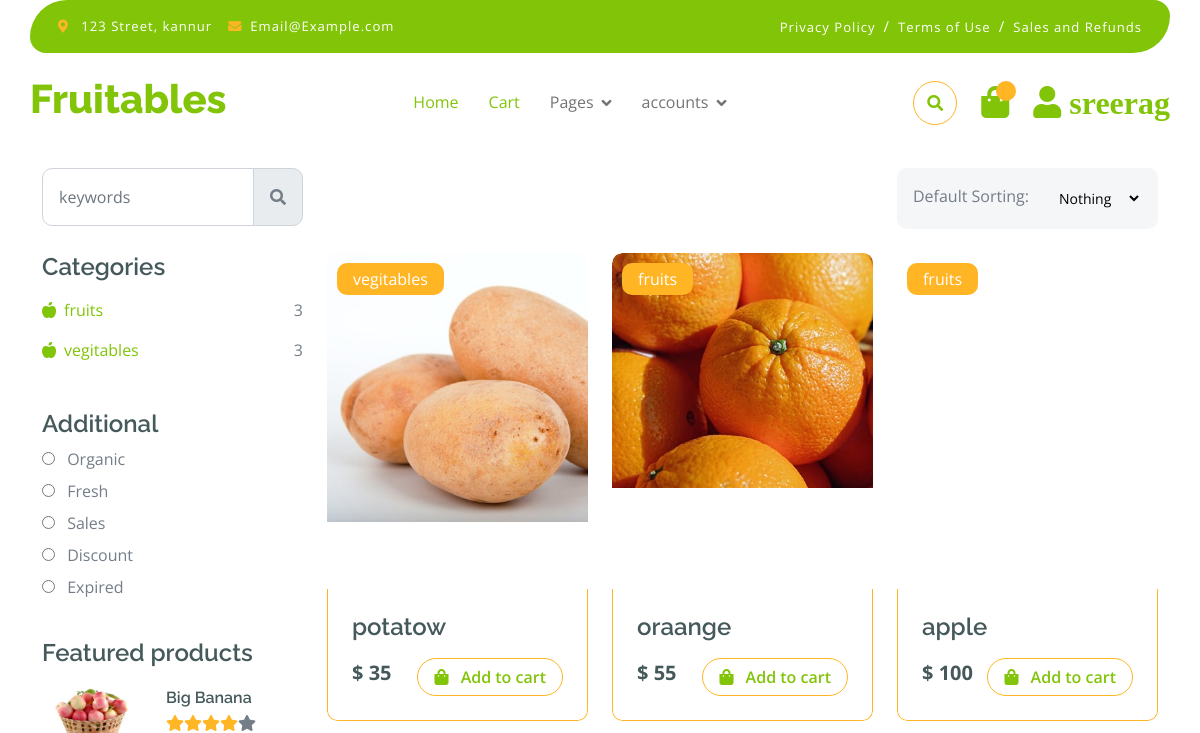
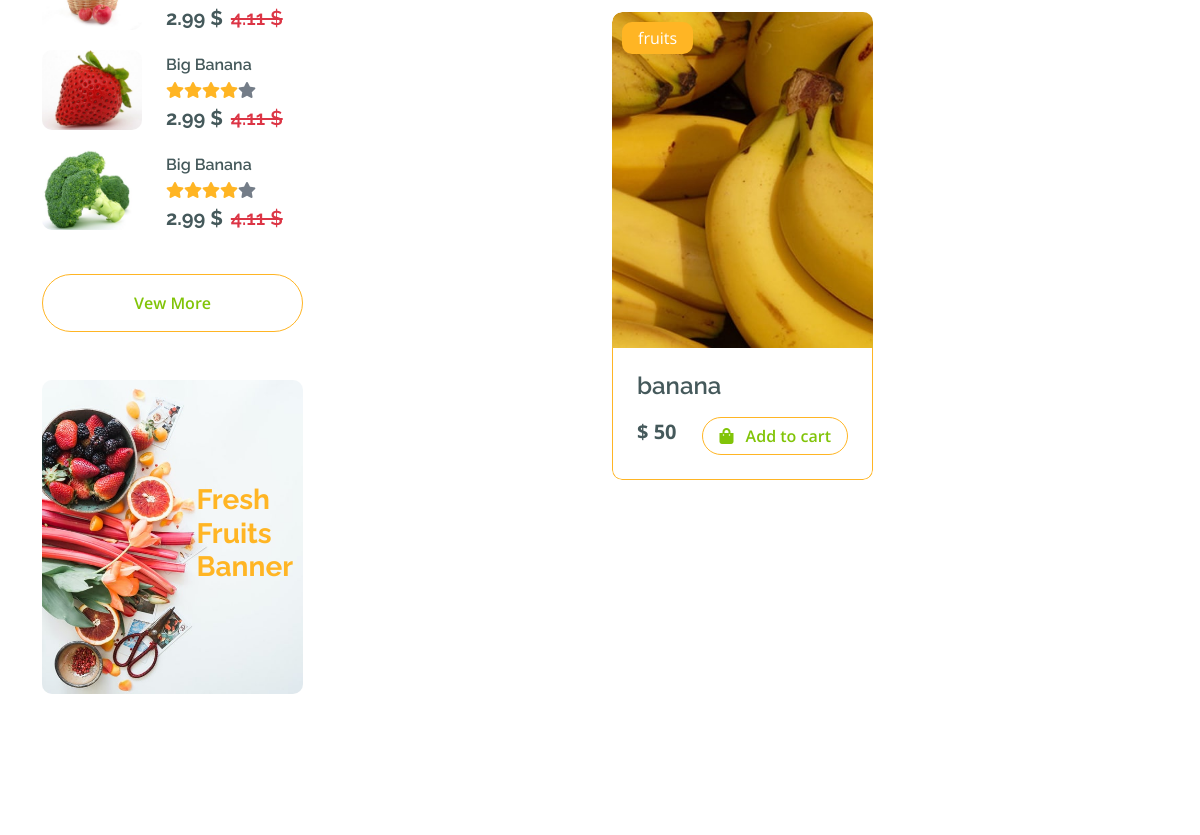
Before: /shop/ (signed in, upper part) with the older database file (2 pictures, top to bottom).
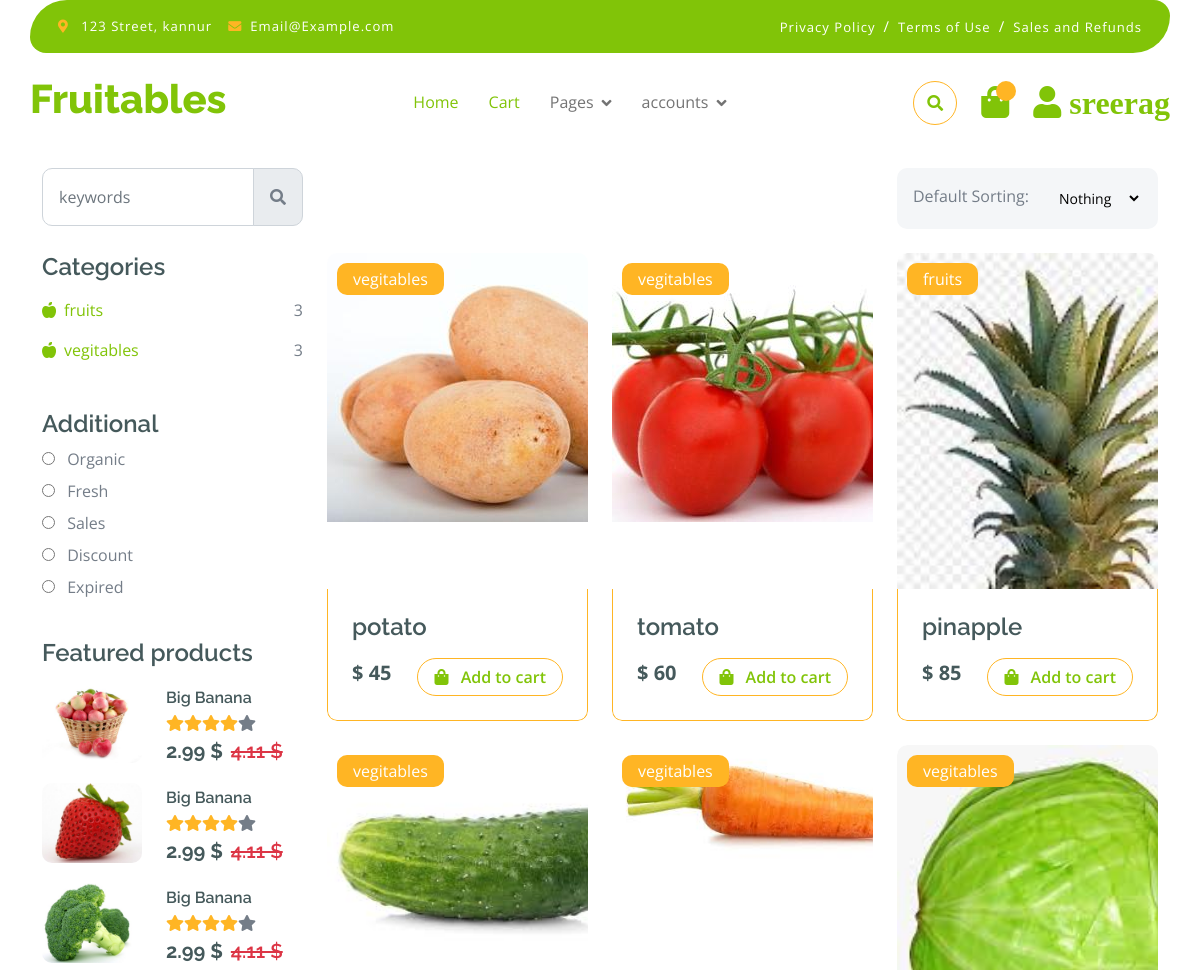
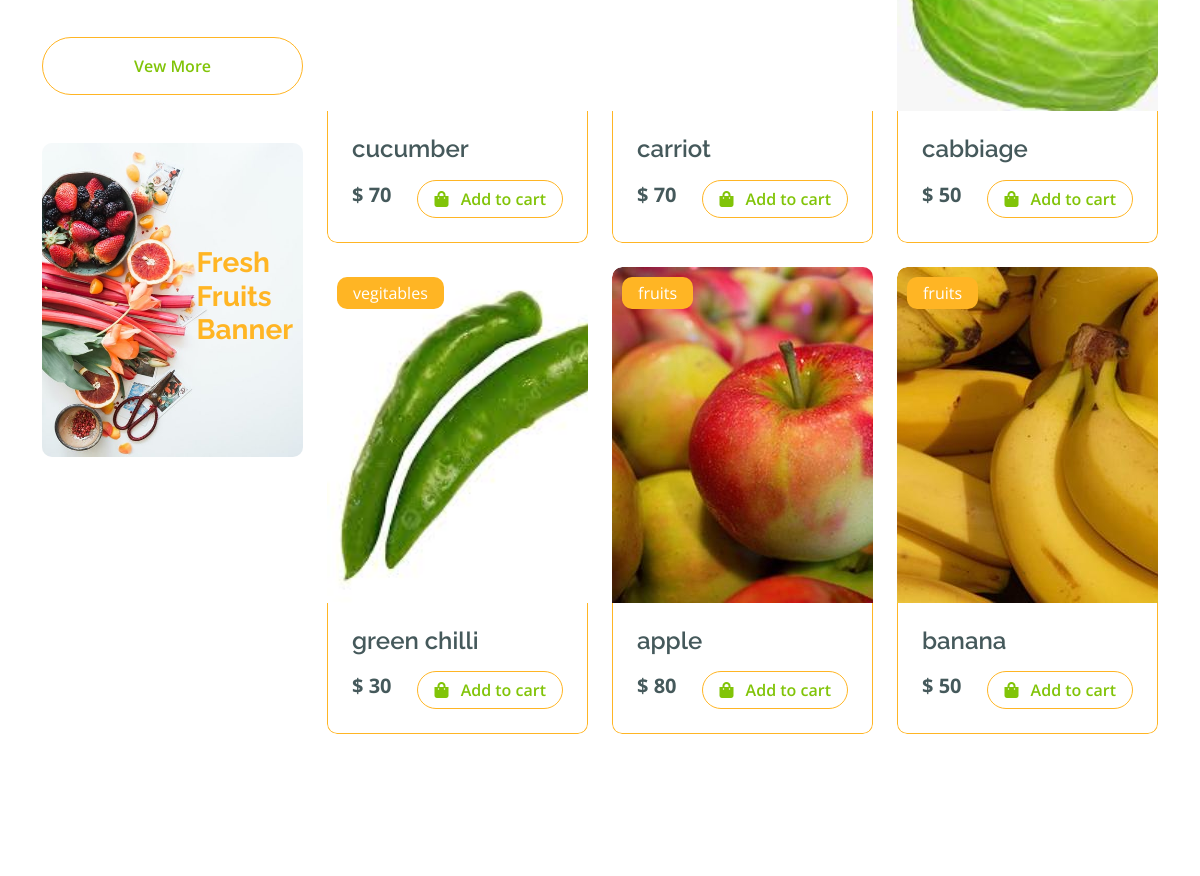
After: the same page with the newer database file (2 pictures, top to bottom).
### app/models.py (models this page shows, shortened)
class Category(models.Model):
    name = models.CharField(max_length=50)
    def __str__(self):
        return self.name

class Product(models.Model):
    name = models.CharField(max_length=50, blank=True, null=True)
    desc = models.TextField(blank=True, null=True)
    price = models.IntegerField(blank=True, null=True)
    image = models.ImageField(
        upload_to='images', default='image not available')
    thumbnails = models.ImageField(upload_to='thumbnail', blank=True)
    categ = models.ForeignKey(
        'category', on_delete=models.CASCADE, blank=True, null=True)
    created = models.DateTimeField(auto_now=True)
    class Meta:
        ordering = ['-created']

### app/views.py (the view)
# urls.py: path('shop/',shop,name='shop'),
@login_required(login_url='login')
def shop(request, *args, **kwargs):
    category=Category.objects.all()
    products=Product.objects.all()
    context = {'category':category,'products':products}
    return render(request, 'shop.html', context)

### templates/shop.html (shortened to what the changed rows need)
{% extends "index.html" %}
{% block shop %}
<div class="container-fluid fruite py-5">
   <div class="container py-5">
       <h1 class="mb-4">Fresh fruits shop</h1>
       <div class="row g-4">
           <div class="col-lg-12">
               <div class="row g-4">
                   <div class="col-lg-3">
                       <div class="row g-4">
                           <div class="col-lg-12">
                               <div class="mb-3">
                                   <ul class="list-unstyled fruite-categorie">
                                       {% for i in category  %}
                                       <li>
                                           <div class="d-flex justify-content-between fruite-name">
                                               <a href="#"><i class="fas fa-apple-alt me-2"></i>{{i.name}}</a>
                                               <span>3</span>
                                           </div>
                                       </li>
                                       {% endfor %}
                                   </ul>
                               </div>
                           </div>
                       </div>
                   </div>
                   <div class="col-lg-9">
                       <div class="row g-4 justify-content-center">
                       {% for i in products  %}
                           <div class="col-md-6 col-lg-6 col-xl-4">
                               <div class="rounded position-relative fruite-item">
                                   <div class="fruite-img">
                                       <img src="{{i.image.url}}" class="img-fluid w-100 rounded-top" alt="">
                                   </div>
                                   <div class="text-white bg-secondary px-3 py-1 rounded position-absolute" style="top: 10px; left: 10px;">{{i.categ}}</div>
                                   <div class="p-4 border border-secondary border-top-0 rounded-bottom">
                                       <h4>{{i.name}}</h4>
                                       <div class="d-flex justify-content-between flex-lg-wrap">
                                           <p class="text-dark fs-5 fw-bold mb-0">$  {{ i.price}}</p>
                                           <a href="{% url 'addtocart' i.id %}" class="btn border border-secondary rounded-pill px-3 text-primary"><i class="fa fa-shopping-bag me-2 text-primary"></i> Add to cart</a>
                                       </div>
                                   </div>
                               </div>
                           </div>
                           {% endfor %}
                       </div>
                   </div>
               </div>
           </div>
       </div>
   </div>
</div>
    {% endblock shop %}

Changed rows visible on the page:
removed Product: image (picture), categ "vegitables", name "potatow", price "35"
removed Product: image (picture), categ "fruits", name "oraange", price "55"
removed Product: categ "fruits", name "apple", price "100"
removed Product: image (picture), categ "fruits", name "banana", price "50"
added Product: image (picture), categ "vegitables", name "potato", price "45"
added Product: image (picture), categ "vegitables", name "tomato", price "60"
added Product: image (picture), categ "fruits", name "pinapple", price "85"
added Product: image (picture), categ "vegitables", name "cucumber", price "70"
added Product: image (picture), categ "vegitables", name "carriot", price "70"
added Product: image (picture), categ "vegitables", name "cabbiage", price "50"
added Product: image (picture), categ "vegitables", name "green chilli", price "30"
added Product: image (picture), categ "fruits", name "apple", price "80"
added Product: image (picture), categ "fruits", name "banana", price "50"
